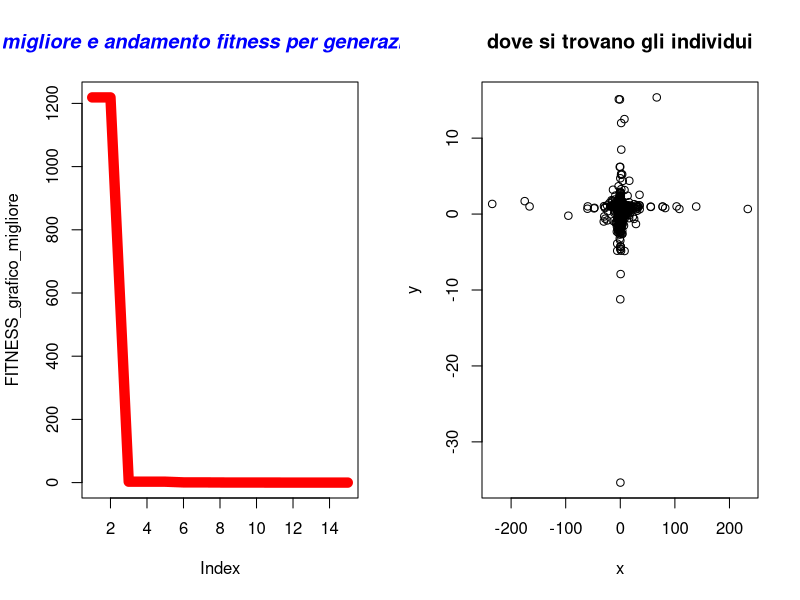

Here is the R script that generated this plot:
#https://www.agnesevardanega.eu/wiki/r/grafici/parametri_grafici   link per parametri grafici
#  Author Nicola Bernabè ver 1.0 8/11/2021
#Implementation of the Discendent Evolution algoritm for Benchmarks
#

#prendo 2 individui che saranno i genitori presi casualmente dalla popolazione
mutazione_crossover_selezione<-function(Population,MAX_DIMENSION_POPULATION,genitori_1_2,CROSS_OVER_PROBABILITY,parametro_q,ub,lb,min_max,FUNZIONE_COSTO){
    #message(genitori_1_2[1]," rgrg ",genitori_1_2[2])
    #print(Population[1][genitori_1_2[1]])
    g1<-c(Population[1,genitori_1_2[1]],Population[2,genitori_1_2[1]],Population[3,genitori_1_2[1]])#k
    g2<-c(Population[1,genitori_1_2[2]],Population[2,genitori_1_2[2]],Population[3,genitori_1_2[2]])#p1
    g3<-c(Population[1,genitori_1_2[3]],Population[2,genitori_1_2[3]],Population[3,genitori_1_2[3]])#p2
    g4<-c(Population[1,genitori_1_2[4]],Population[2,genitori_1_2[4]],Population[3,genitori_1_2[4]])#p3
    x<-g2[1]+parametro_q*(g3[1]-g4[1])
    y<-g2[2]+parametro_q*(g3[2]-g4[2])
    if(x>ub[1]){
        x<-ub[1]
    }
    if(x<lb[1]){
        x<-lb[1]
    }
    if(y>ub[2]){
        y<-ub[2]
    }
    if(y<lb[2]){
        y<-lb[2]
    }
    mutazione<-c(x,y)#dopo aggiungo fitness
    #operatore crossover
    
    if(runif(1,  0,1)<=CROSS_OVER_PROBABILITY){
        if(runif(1,  0,1)<=0.5){#bisogna fare in modo che il figlio erediti qualcosa dal padre
            mutazione[1]<-g1[1]
            
        }else{
            mutazione[2]<-g1[2]
        }
        

    }#altrimenti g1 rimane invariato
    fitness<-FUNZIONE_COSTO(mutazione[1],mutazione[2])
    mutazione<-c(mutazione[1],mutazione[2],fitness)#dopo aggiungo fitness
    #2 motodo per crossover
    'I_1_e_I_2<-sample(1:(100), 2)
    I_1<-0
    I_2<-0
    if(I_1_e_I_2[1]<=I_1_e_I_2[2]){
        I_1<-I_1_e_I_2[1]
        I_2<-I_1_e_I_2[2]
    }else{
        I_1<-I_1_e_I_2[2]
        I_2<-I_1_e_I_2[1]
        
    }
    random_n<-sample(1:100, 1)
    if(random_n>=I_1 & random_n<=I_2){#metto direttamente i valori nella popolazione
        Population[1,genitori_1_2[1]]<-mutazione[1]
        Population[2,genitori_1_2[1]]<-mutazione[2]
        Population[3,genitori_1_2[1]]<-mutazione[3]
    }else{
        Population[1,genitori_1_2[1]]<-g1[1]
        Population[2,genitori_1_2[1]]<-g1[2]
        Population[3,genitori_1_2[1]]<-g1[3]
    }'
    #operazione selezione
    if(min_max==-1){#minimizzare
        if(mutazione[3]<=g1[3]){#controllo fitness
        Population[1,genitori_1_2[1]]<-mutazione[1]
        Population[2,genitori_1_2[1]]<-mutazione[2]
        Population[3,genitori_1_2[1]]<-mutazione[3]
    }else{
        Population[1,genitori_1_2[1]]<-g1[1]
        Population[2,genitori_1_2[1]]<-g1[2]
        Population[3,genitori_1_2[1]]<-g1[3]

    }
    }else{#massimizzare
    if(mutazione[3]>=g1[3]){#controllo fitness
        Population[1,genitori_1_2[1]]<-mutazione[1]
        Population[2,genitori_1_2[1]]<-mutazione[2]
        Population[3,genitori_1_2[1]]<-mutazione[3]
    }else{
        Population[1,genitori_1_2[1]]<-g1[1]
        Population[2,genitori_1_2[1]]<-g1[2]
        Population[3,genitori_1_2[1]]<-g1[3]

    }


    }
    
    #print(g1[1][genitori_1_2[1]])
    
    #print(Population)
    #print(Population[1,genitori_1_2[1]])
    return(Population)
}
aggiorno_file_individui<-function(Population,MAX_DIMENSION_POPULATION,generazione){
                individuo<-c()
                x<-c()
                y<-c()
                fitness<-c()
                for(i in 1:MAX_DIMENSION_POPULATION) {
                    x<-c(x,Population[1,i])
                    y<-c(y,Population[2,i])
                    fitness<-c(fitness,Population[3,i])
                    
                    }
            df<-data.frame(x,y,fitness)
            #nome_file<-"generazione"+generazione+".cvs"
            nome_file = paste("DE generazione ",generazione,".txt",sep="")
            #write.csv(df, file=nome_file,sep=";",row.names=FALSE)
            write.table(df, file= nome_file,sep=";",row.names=FALSE)
            }



#aggiorni migliore fitness
aggiorna_fitness<-function(BEST_FITNESS,Migliore_fitness_generazione){
            BEST_FITNESS[1]<-Migliore_fitness_generazione[1]
            BEST_FITNESS[2]<-Migliore_fitness_generazione[2]
            BEST_FITNESS[3]<-Migliore_fitness_generazione[3]
    return(BEST_FITNESS)


}

#scorro su tutti gli individui e cerco il fitneess migliore
controllo_migliore_fitness<-function(Population,MAX_UNKNOWNS,min_max){
    BEST_FITNESS<-c(Population[1,1],Population[2,1],Population[3,1])
    for(i in 2:dim(Population)[2]) {
        if(BEST_FITNESS[3]>Population[3,i] && min_max==-1){#minimizzo
            BEST_FITNESS[1]<-Population[1,i]
            BEST_FITNESS[2]<-Population[2,i]
            BEST_FITNESS[3]<-Population[3,i]

        }else if(BEST_FITNESS[3]<Population[3,i] && min_max==1){
            BEST_FITNESS[1]<-Population[1,i]
            BEST_FITNESS[2]<-Population[2,i]
            BEST_FITNESS[3]<-Population[3,i]
        }


    }

    return(c(BEST_FITNESS[1],BEST_FITNESS[2],BEST_FITNESS[3]))
}




#inizializzo la matrice
inizializzazione<-function(ub, lb,MAX_UNKNOWNS,MAX_DIMENSION_POPULATION,FUNZIONE_COSTO){
    Population<-matrix(1:1,nrow <- MAX_UNKNOWNS+1, ncol <- MAX_DIMENSION_POPULATION)#oltre alla x e y ci aggiungo anche la fitness, così ho 3 righe
    numero_casuale_x<-1
    numero_casuale_y <-1
    for(i in 1:dim(Population)[2]) {
        numero_casuale_x <- runif(1, lb[1],ub[1] )
        numero_casuale_y <- runif(1,  lb[2],ub[2])
        Population[1,i] <-numero_casuale_x
        Population[2,i] <-numero_casuale_y
        Population[3,i] <-FUNZIONE_COSTO(Population[1,i],Population[2,i])

    }


    return (Population)
}


mainDE<-function(ub,lb,MAX_UNKNOWNS,MAX_DIMENSION_POPULATION,MAXIMUM_GENERATION_NUMBER,STAZIONARIETA,precisione,min_max,stampo_generazione,CROSS_OVER_PROBABILITY,parametro_q,FUNZIONE_COSTO){
    

    Population<-inizializzazione(ub, lb,MAX_UNKNOWNS,MAX_DIMENSION_POPULATION,FUNZIONE_COSTO)#inizializzo la popolazione
    BEST_FITNESS<-controllo_migliore_fitness(Population,MAX_UNKNOWNS,min_max)
    FITNESS_grafico_migliore<-c()
    FITNESS_grafico_migliore_generazione<-c()
    #iterazioni calcolo per trovare il minimo
    indice_stazionarieta<-0#aumenta ad ogni generazione
    n_generazioni<-0
    for(i in 1:MAXIMUM_GENERATION_NUMBER){
        n_generazioni<-i
        for(j_iterazioni_individui in 1:MAX_DIMENSION_POPULATION/2){#mescolo e faccio accoppiare gli individui della generazione corrente
            genitori_1_2_indici<-sample(1:(MAX_DIMENSION_POPULATION), 4)#4 individui casuali e sono sicuro che siano diversi grazie alla funzione
            Population<-mutazione_crossover_selezione(Population,MAX_DIMENSION_POPULATION,genitori_1_2_indici,CROSS_OVER_PROBABILITY,parametro_q,ub,lb,min_max,FUNZIONE_COSTO)
            #print(Population)

            
            
            #print(BEST_FITNESS)


        }
        Migliore_fitness_generazione<-controllo_migliore_fitness(Population,MAX_UNKNOWNS,min_max)
        #print(Migliore_fitness_generazione)
        if(Migliore_fitness_generazione[3]<BEST_FITNESS[3]  && min_max==-1){#minimizzo
            BEST_FITNESS<-aggiorna_fitness(BEST_FITNESS,Migliore_fitness_generazione)
            indice_stazionarieta=0#ritorno a 0 la stazionarietà
            message("migliore soluzione-> x ",BEST_FITNESS[1]," y ",BEST_FITNESS[2]," fitness ",BEST_FITNESS[3])
        }else if(Migliore_fitness_generazione[3]>BEST_FITNESS[3]  && min_max==1){#minimizzo
            BEST_FITNESS<-aggiorna_fitness(BEST_FITNESS,Migliore_fitness_generazione)
            indice_stazionarieta=0#ritorno a 0 la stazionarietà
            message("migliore soluzione-> x ",BEST_FITNESS[1]," y ",BEST_FITNESS[2]," fitness ",BEST_FITNESS[3])
        }
        FITNESS_grafico_migliore<-c(FITNESS_grafico_migliore,BEST_FITNESS[3])
        FITNESS_grafico_migliore_generazione<-c(FITNESS_grafico_migliore_generazione,Migliore_fitness_generazione[3])

        if(indice_stazionarieta>=STAZIONARIETA){
            message("troppo stazionaria ","generazione-> ",i," stazionario->",indice_stazionarieta)
            aggiorno_file_individui(Population,MAX_DIMENSION_POPULATION,i)
            break
        }else{
            indice_stazionarieta=indice_stazionarieta+1
        }
        if((i%%stampo_generazione)==0){#stampo così so che sta facendo qualcosa
        
            message("generazione-> ",i," stazionario->",indice_stazionarieta)
            aggiorno_file_individui(Population,MAX_DIMENSION_POPULATION,i)
            

        }
        if(BEST_FITNESS[3]<precisione && min_max==-1){
            message("finito algoritmo DE, sono riuscito ad avere una soluzione molto buona ed è ",BEST_FITNESS[3]," alla generazione-> ",i)
            aggiorno_file_individui(Population,MAX_DIMENSION_POPULATION,i)
            break
        }else if(BEST_FITNESS[3]>precisione && min_max==1){
            message("finito algoritmo DE, sono riuscito ad avere una soluzione molto buona ed è ",BEST_FITNESS[3]," alla generazione-> ",i)
            aggiorno_file_individui(Population,MAX_DIMENSION_POPULATION,i)
            break
        }
            
        
    }
    windows()
    par(mfrow=c(1,2))
    plot(FITNESS_grafico_migliore, type="l", col="red",lwd=10)
    #lines(FITNESS_grafico_migliore_generazione, type="l", col="blue",lty=5)
    title(main="migliore e andamento fitness per generazione", col.main="blue", font.main="4")

    x_individui<-c()
    y_individui<-c()
    for(x_y in 1:MAX_DIMENSION_POPULATION){
        x_individui<-c(x_individui,Population[1,x_y])
        y_individui<-c(y_individui,Population[2,x_y])

    }

    plot(x_individui, y_individui, xlab="x",ylab="y", main="dove si trovano gli individui") 
    BEST_FITNESS<-list(BEST_FITNESS,"DE",n_generazioni)
    return(BEST_FITNESS)
 
}

#miliardo
#ub<-c(1000000000,1000000000)  # upper bound of the unknowns
#lb<-c(-1000000000,-1000000000)  #lower bound of the unknowns
#aumeto_diminuisco_percentuale_valore=0.1
#milione
#ub<-c(1000000,1000000)  # upper bound of the unknowns
#lb<-c(-1000000,-1000000)  #lower bound of the unknowns
#aumeto_diminuisco_percentuale_valore=0.1
#mille
#ub<-c(100,100)  # upper bound of the unknowns
#lb<-c(-100,-100)  #lower bound of the unknowns

ub<-c(512,512)  
lb<-c(-512,-512)

parametro_q=0.1
#parametro_q=0.5
MAX_UNKNOWNS<-2  #numero variabili
MAX_DIMENSION_POPULATION<-1000#dimensione popolazione
CROSS_OVER_PROBABILITY<-0.65#probabilità per ogni generazione di usare il cross-over   in generale 0.65
   


MAXIMUM_GENERATION_NUMBER<-1000000
STAZIONARIETA<-10000
min_max<--1#-1 minimizzo,1 massimizzo
stampo_generazione<-5000
#massimizzo
#precisione<-11.999999#Parabolic Function
#precisione<-79.999#rastrigin function 
#precisione<-414.23847913128#Parabolic Function

#minimizzo
precisione<-0.001#
#precisione<--0.999999#Easom function
#precisione<-0.2925789999#Schaffer function N. 4 f(0,+-1.25313)=0.292579
#precisione<--0.999999#per funzioni con minimo negativo
#precisione<--959.6406#Eggholder function   f(512,404.2319)=-959.6407   i domini x e y   ub<-c(512,512)  lb<-c(-512,-512)


FUNZIONE_COSTO<-function(x,y){
    #z<-(100*(y-(x)^2)^2)+(1-x)^2#FUNZIONE_COSTO banana  f(1,1)=0
    #z<-((1-x)^2)+100*((y-x^2))^2#Rosenbrock function constrained with a cubic and a line  sol f(1,1)=0
    z<-(1.5-x+x*y)^2+(2.25-x+x*y^2)^2+(2.625-x+x*y^3)^2#Beale function f(3,0.5)=0
    #z<-0.26*(x^2+y^2)-0.48*x*y#Matyas function f(0,0)=0
    #z<-(sin(3*pi*x))^2+(x-1)^2*(1+sin(3*pi*y))+(y-1)^2*(1+(sin(2*pi*y))^2)#Lévi function N.13  f(1,1)=0
    #z<-0.5+((sin(x^2-y^2))^2-0.5)/(1+0.001*(x^2+y^2))^2#Schaffer function N. 2  f(0,0)=0
    #z<-2*x^2-1.05*x^4+(x^6/6)+x*y+y^2#THREE-HUMP CAMEL FUNCTION xi  [-5, 5]  f(0,0)=0
    #z<-100*sqrt(abs(y-0.01*x^2))+0.01*abs(x+10)#Bukin function N.6 f(-10,1)=0
    #z<--20*exp(-0.2*sqrt((1/2)*(x*x+y*y)))-exp(1/2*((cos(2*pi*x)+cos(2*pi*y))))+20+exp(1)#ACKLEY FUNCTION xi  [-32.768, 32.768]  f(0,0)=0


    #z<-0.5+(((cos(sin(abs(x^2-y^2))))^2 - 0.5)/((1 + 0.001*(x^2+y^2))^2))#Schaffer function N. 4 f(0,+-1.25313)=0.292579

    #con minimo negativo
    #z<--cos(x)*cos(y)*exp(-((x-pi)^2+(y-pi)^2))#Easom function f(pi,pi)=-1  mettere precisione -0.999999
    
    #z<--(y+47)*sin(sqrt(abs(x/2+(y+47))))-x*sin(sqrt(abs(x-(y+47))))#Eggholder function   f(512,404.2319)=-959.6407    
    #precisione<--959.6406999
    #ub<-c(512,512)  
    #lb<-c(-512,-512)


    #massimizzare
    #z<-12-(x^2+y^2)/100 #Parabolic Function  f(0,0)=12 non so ma il massimo è 12
    #z<-80-(20+x^2+y^2-10*(cos(2*pi*x)+cos(2*pi*y)))#rastrigin function f(0,0)=80
    #z<-275-((x^4-16*x^2+5*x*0.5)+(y^4-16*y^2+5*y*0.5)+3)#Styblinski Function f(-2.8667,-2.8667)=414.23847913
    return (z)
}




soluzione<-mainDE(ub,lb,MAX_UNKNOWNS,MAX_DIMENSION_POPULATION,MAXIMUM_GENERATION_NUMBER,STAZIONARIETA,precisione,min_max,stampo_generazione,CROSS_OVER_PROBABILITY,parametro_q,FUNZIONE_COSTO)
#print(soluzione)



algoritmo<-c(soluzione[[2]][1])
x<-c(soluzione[[1]][1])
y<-c(soluzione[[1]][2])
fitness<-c(soluzione[[1]][3])
generazioni_soluzione<-c(soluzione[[3]][1])
df<-data.frame(algoritmo,x,y,fitness,generazioni_soluzione)
write.table(df, file="soluzione DE.txt",sep=";",row.names=FALSE)